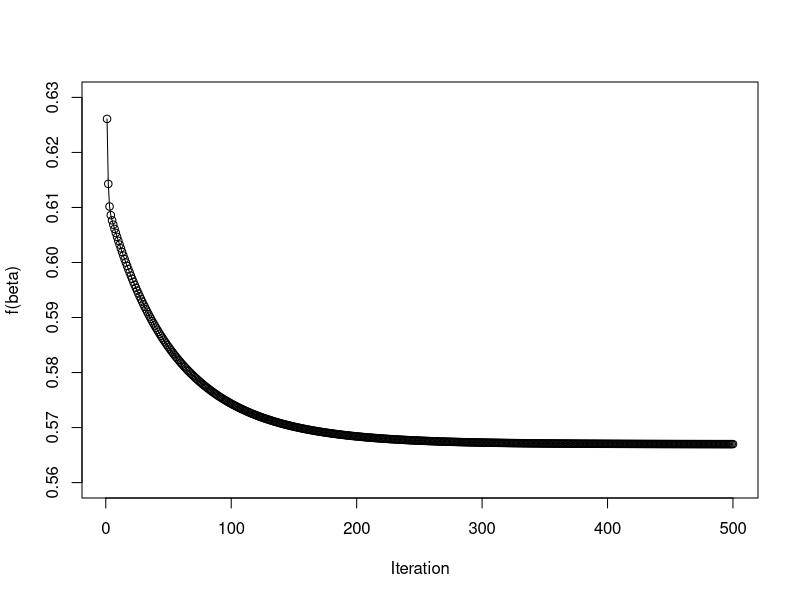
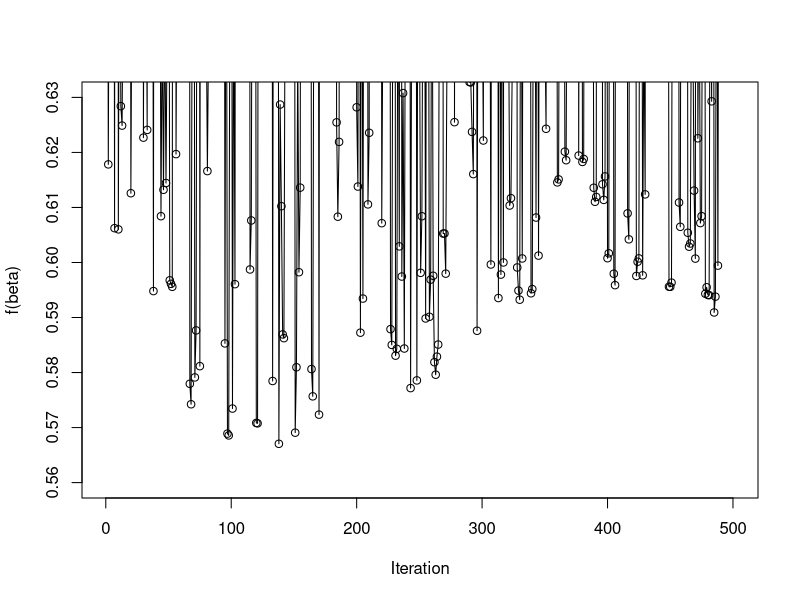
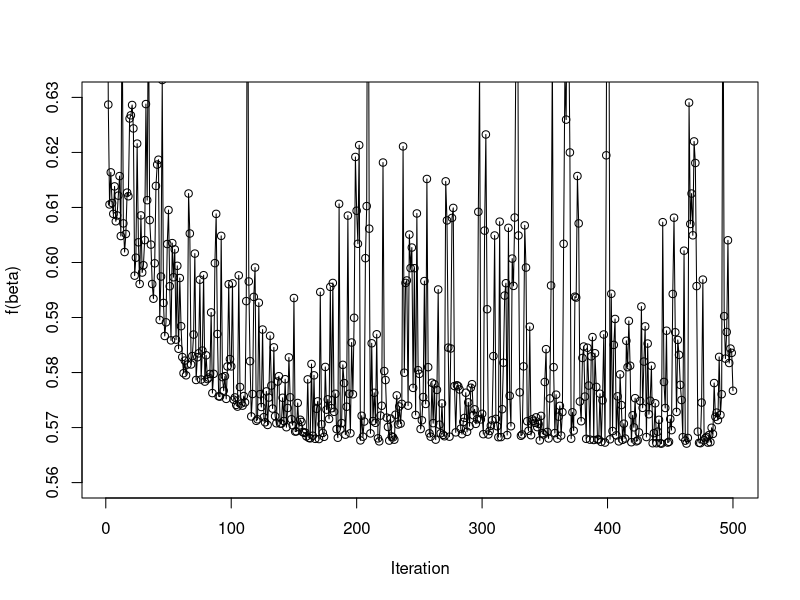
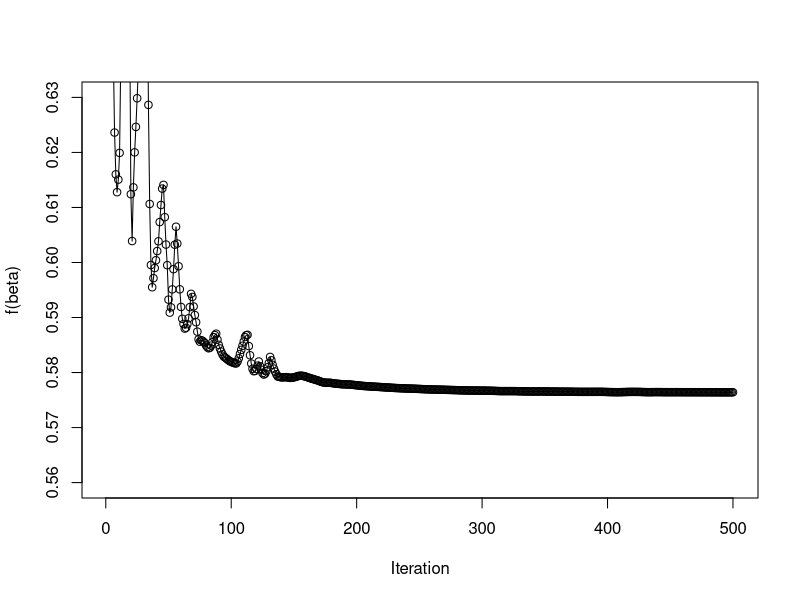

Recreate these plots in R, in order.
# Objective calculation for binary logistic regression
########################################################################
# beta - parameter vector of length p
# X - n by p matrix of covariates
# y - vector of length n, binary response (0 or 1)
logistic_objective <- function(beta, X, y){
  Xb = X %*% beta # each row x_i'beta, n by 1
  obj = sum(- y * Xb + log(1 + exp(Xb)))/length(y)
  return(obj)
}

# Gradient calculation for binary logistic regression
########################################################################
# beta - parameter vector of length p
# X - n by p matrix of covariates
# y - vector of length n, binary response (0 or 1)
logistic_gradient <- function(beta, X, y){
  # [ToDo] Compute gradient for binary logistic regression problem using current values of X, y and beta
  pbeta = exp(X %*% beta) # numerator
  pbeta = pbeta / (1 + pbeta) #adjust for denominator
  gradient = crossprod(X, pbeta - y)/length(y) # gradient, p-dim vector
  return(gradient)
}


# Write down customized solver of steepest descent on binary logistic to avoid recalculating extra things
########################################################################
# X - n by p matrix of covariates
# y - vector of length n, binary response (0 or 1)
# beta_init - initial starting vector (dimension p)
# alpha - positive scalar, learning rate
# nIter - positive integer, number of iterations
# b - batch size
SteepestDescentBinLogistic <- function(X, y, beta_init, alpha, nIter, b = NULL){
  # [ToDo] Initialize storage for iterations and function values
  p = length(beta_init)
  n = length(y)
  if (is.null(b)){
    b = n # full gradient
  }
  fvec = rep(0, nIter + 1) # nIter + 1 so that the starting point is saved in addition
  beta_mat = matrix(beta_init, p, nIter + 1) # nIter + 1 so that the starting point is saved in addition
  
  # Calculate current objective value
  Xb = X %*% beta_init # each row x_i'beta, n by 1
  pbeta = exp(Xb)
  fvec[1] = sum(- y * Xb + log(1 + pbeta))
  beta = beta_init
  
  # Perform steepest descent update for nIter iterations
  for (i in 1:nIter){
    # At each iteration, calculate gradient value, update x, calculate current function value
    # Calculate gradient value and update x
    if (b == n){
      beta = beta_init - alpha * logistic_gradient(beta, X, y)
    }else{
      Ii = sample(1:n, size = b)
      beta = beta_init - alpha * logistic_gradient(beta, X[Ii, , drop = F], y[Ii, drop = F])
    }
    
    
    # Update the objective
    fvec[i + 1] = logistic_objective(beta, X, y) # use numerator for objective
    
    # Update beta for next round
    beta_init = beta
    beta_mat[, i + 1] = beta
    
    # Decrease step size a bit
    #alpha = alpha * 0.9
  }
  
  # Return the matrix of x values, as well as the vector of function values across iterations, including the starting point (both have nIter + 1 elements, for beta_mat put them in columns)
  return(list(beta_mat = beta_mat, fvec = fvec))
}

# X - n by p matrix of covariates
# y - vector of length n, binary response (0 or 1)
# beta_init - initial starting vector (dimension p)
# alpha - positive scalar, learning rate
# nIter - positive integer, number of iterations
SteepestDescentBinLogisticSAG <- function(X, y, beta_init, alpha, nIter){
  # [ToDo] Initialize storage for iterations and function values
  p = length(beta_init)
  n = length(y)
  fvec = rep(0, nIter + 1) # nIter + 1 so that the starting point is saved in addition
  beta_mat = matrix(beta_init, p, nIter + 1) # nIter + 1 so that the starting point is saved in addition
  
  # Calculate current objective value
  Xb = X %*% beta_init # each row x_i'beta, n by 1
  pbeta = exp(Xb)
  fvec[1] = sum(- y * Xb + log(1 + pbeta))
  beta = beta_init
  
  # Compute current gradient (average of all gradients at the starting point beta_init)
  pbeta = exp(X %*% beta) # numerator (n by 1)
  pbeta = pbeta / (1 + pbeta) #adjust for denominator (n by 1)
  gradient_all = X * matrix(pbeta - y, n, p, byrow = T) # gradient, n by p
  g = colMeans(gradient_all)
  
  # Perform steepest descent update for nIter iterations
  for (i in 1:nIter){
    # At each iteration, calculate gradient value, update x, calculate current function value
    it = sample(1:n, size = 1) #pick one random sample
    # Compute the gradient just at that sample
    pi = exp(X[it, ] * beta)
    pi = pi / (1 + pi)
    gi = X[it, ] * (pi - y[it])
    #
    beta = beta_init - alpha * (gi/n - gradient_all[it, ]/n + g)
    # Update new average
    g = gi/n - gradient_all[it, ]/n + g
    gradient_all[it, ] = gi
    
    # Update the objective
    fvec[i + 1] = logistic_objective(beta, X, y) # use numerator for objective
    
    # Update beta for next round
    beta_init = beta
    beta_mat[, i + 1] = beta
    
    # Decrease step size a bit
    #alpha = alpha * 0.9
  }
  
  # Return the matrix of x values, as well as the vector of function values across iterations, including the starting point (both have nIter + 1 elements, for beta_mat put them in columns)
  return(list(beta_mat = beta_mat, fvec = fvec))
}


#######################################
# Example
########################################

# Initialize response and covariates
########################################################################
y = c(1, 1, 0, 0, 1, 0, 1, 0, 0, 0) # response
n = length(y) # number of samples
x1 = c(8, 14, -7, 6, 5, 6, -5, 1, 0, -17) # covariates for 1st variable
X = cbind(rep(1, n), x1) # add a column of 1s for the intercept

# Apply vector form of steepest descent
#######################################################################

beta_init = c(0, 0.2) # initial starting value
alpha = 0.05 # step size
nIter = 500 # number of iterations

# Full Gradient Descent
out_full <- SteepestDescentBinLogistic(X, y, beta_init = beta_init, alpha = alpha, nIter = nIter, b = n)

plot(1:nIter, out_full$fvec[-1], type = 'o', xlab = "Iteration", ylab = "f(beta)", ylim = c(0.56, 0.63))

min(out_full$fvec) #0.57

# Standard Stochastic Gradient Descent
out_standard <- SteepestDescentBinLogistic(X, y, beta_init = beta_init, alpha = alpha, nIter = nIter, b = 1)

plot(1:nIter, out_standard$fvec[-1], type = 'o', xlab = "Iteration", ylab = "f(beta)", ylim = c(0.56, 0.63))

min(out_standard$fvec)


# Mini-batch stochastic gradient descent
out_batch <- SteepestDescentBinLogistic(X, y, beta_init = beta_init, alpha = alpha, nIter = nIter, b = 5)

plot(1:nIter, out_batch$fvec[-1], type = 'o', xlab = "Iteration", ylab = "f(beta)", ylim = c(0.56, 0.63))

min(out_batch$fvec)


# SAG stochastic gradient descent
out_sag <- SteepestDescentBinLogisticSAG(X, y, beta_init = beta_init, alpha = alpha, nIter = nIter)

plot(1:nIter, out_sag$fvec[-1], type = 'o', xlab = "Iteration", ylab = "f(beta)", ylim = c(0.56, 0.63))

min(out_sag$fvec)
